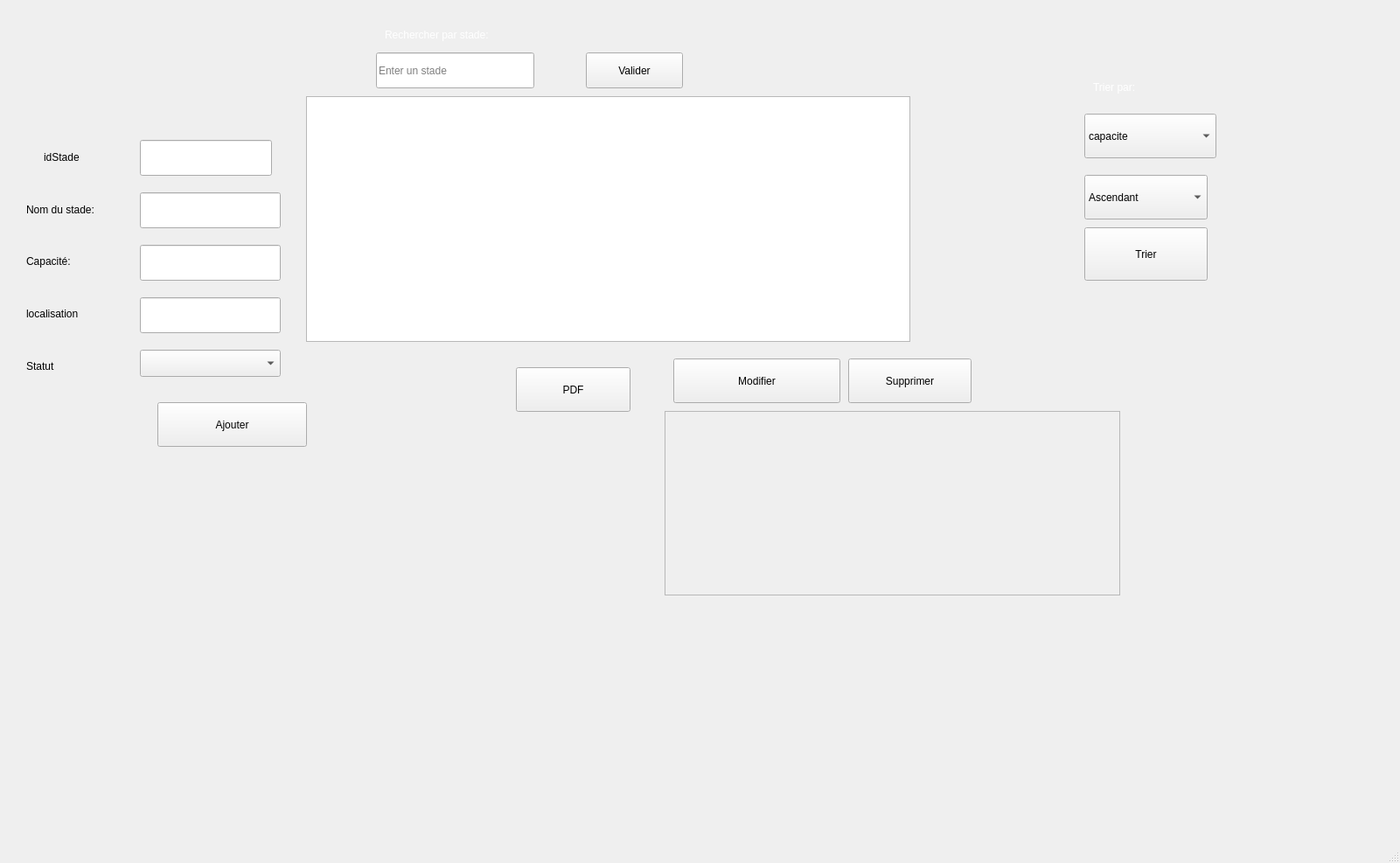
<?xml version="1.0" encoding="UTF-8"?>
<ui version="4.0">
 <class>StadeWindow</class>
 <widget class="QMainWindow" name="StadeWindow">
  <property name="geometry">
   <rect>
    <x>0</x>
    <y>0</y>
    <width>1601</width>
    <height>987</height>
   </rect>
  </property>
  <property name="windowTitle">
   <string>MainWindow</string>
  </property>
  <property name="styleSheet">
   <string notr="true">background-image: url(:/images/images/ucl.jpg);</string>
  </property>
  <widget class="QWidget" name="centralwidget">
   <widget class="QStackedWidget" name="stackedWidget">
    <property name="geometry">
     <rect>
      <x>20</x>
      <y>20</y>
      <width>1421</width>
      <height>681</height>
     </rect>
    </property>
    <property name="currentIndex">
     <number>0</number>
    </property>
    <widget class="QWidget" name="page">
     <widget class="QLabel" name="label_2">
      <property name="geometry">
       <rect>
        <x>10</x>
        <y>210</y>
        <width>111</width>
        <height>20</height>
       </rect>
      </property>
      <property name="text">
       <string>Nom du stade:</string>
      </property>
     </widget>
     <widget class="QLabel" name="label_4">
      <property name="geometry">
       <rect>
        <x>10</x>
        <y>330</y>
        <width>101</width>
        <height>17</height>
       </rect>
      </property>
      <property name="text">
       <string>localisation</string>
      </property>
     </widget>
     <widget class="QLabel" name="label_6">
      <property name="geometry">
       <rect>
        <x>10</x>
        <y>270</y>
        <width>71</width>
        <height>17</height>
       </rect>
      </property>
      <property name="text">
       <string>Capacité:</string>
      </property>
     </widget>
     <widget class="QLineEdit" name="lineEdit_nomStade">
      <property name="geometry">
       <rect>
        <x>140</x>
        <y>200</y>
        <width>161</width>
        <height>41</height>
       </rect>
      </property>
     </widget>
     <widget class="QLineEdit" name="lineEdit_localisation">
      <property name="geometry">
       <rect>
        <x>140</x>
        <y>320</y>
        <width>161</width>
        <height>41</height>
       </rect>
      </property>
     </widget>
     <widget class="QLineEdit" name="lineEdit_capacite">
      <property name="geometry">
       <rect>
        <x>140</x>
        <y>260</y>
        <width>161</width>
        <height>41</height>
       </rect>
      </property>
     </widget>
     <widget class="QPushButton" name="add_button">
      <property name="geometry">
       <rect>
        <x>160</x>
        <y>440</y>
        <width>171</width>
        <height>51</height>
       </rect>
      </property>
      <property name="styleSheet">
       <string notr="true"/>
      </property>
      <property name="text">
       <string>Ajouter</string>
      </property>
     </widget>
     <widget class="QPushButton" name="modifStadeButton">
      <property name="geometry">
       <rect>
        <x>750</x>
        <y>390</y>
        <width>191</width>
        <height>51</height>
       </rect>
      </property>
      <property name="text">
       <string>Modifier</string>
      </property>
     </widget>
     <widget class="QPushButton" name="DeleteStadeButton">
      <property name="geometry">
       <rect>
        <x>950</x>
        <y>390</y>
        <width>141</width>
        <height>51</height>
       </rect>
      </property>
      <property name="text">
       <string>Supprimer</string>
      </property>
     </widget>
     <widget class="QPushButton" name="pushButton_4">
      <property name="geometry">
       <rect>
        <x>650</x>
        <y>40</y>
        <width>111</width>
        <height>41</height>
       </rect>
      </property>
      <property name="text">
       <string>Valider</string>
      </property>
     </widget>
     <widget class="QComboBox" name="comboBoxsortchamp">
      <property name="geometry">
       <rect>
        <x>1220</x>
        <y>110</y>
        <width>151</width>
        <height>51</height>
       </rect>
      </property>
      <item>
       <property name="text">
        <string>capacite</string>
       </property>
      </item>
     </widget>
     <widget class="QLineEdit" name="lineEdit_6">
      <property name="geometry">
       <rect>
        <x>410</x>
        <y>40</y>
        <width>181</width>
        <height>41</height>
       </rect>
      </property>
      <property name="placeholderText">
       <string>Enter un stade</string>
      </property>
     </widget>
     <widget class="QLabel" name="label_7">
      <property name="geometry">
       <rect>
        <x>420</x>
        <y>10</y>
        <width>161</width>
        <height>20</height>
       </rect>
      </property>
      <property name="styleSheet">
       <string notr="true">color:white;</string>
      </property>
      <property name="text">
       <string>Rechercher par stade:</string>
      </property>
     </widget>
     <widget class="QLabel" name="label_8">
      <property name="geometry">
       <rect>
        <x>1230</x>
        <y>70</y>
        <width>63</width>
        <height>20</height>
       </rect>
      </property>
      <property name="styleSheet">
       <string notr="true">color:white;
</string>
      </property>
      <property name="text">
       <string>Trier par:</string>
      </property>
     </widget>
     <widget class="QTableView" name="tableViewStade">
      <property name="geometry">
       <rect>
        <x>330</x>
        <y>90</y>
        <width>691</width>
        <height>281</height>
       </rect>
      </property>
     </widget>
     <widget class="QLabel" name="label">
      <property name="geometry">
       <rect>
        <x>30</x>
        <y>150</y>
        <width>63</width>
        <height>20</height>
       </rect>
      </property>
      <property name="text">
       <string>idStade</string>
      </property>
     </widget>
     <widget class="QLineEdit" name="idStade">
      <property name="geometry">
       <rect>
        <x>140</x>
        <y>140</y>
        <width>151</width>
        <height>41</height>
       </rect>
      </property>
     </widget>
     <widget class="QComboBox" name="comboBox_order">
      <property name="geometry">
       <rect>
        <x>1220</x>
        <y>180</y>
        <width>141</width>
        <height>51</height>
       </rect>
      </property>
      <item>
       <property name="text">
        <string>Ascendant</string>
       </property>
      </item>
      <item>
       <property name="text">
        <string>Descendant</string>
       </property>
      </item>
     </widget>
     <widget class="QPushButton" name="trier_Button">
      <property name="geometry">
       <rect>
        <x>1220</x>
        <y>240</y>
        <width>141</width>
        <height>61</height>
       </rect>
      </property>
      <property name="text">
       <string>Trier</string>
      </property>
     </widget>
     <widget class="QComboBox" name="comboBox_statut">
      <property name="geometry">
       <rect>
        <x>140</x>
        <y>380</y>
        <width>161</width>
        <height>31</height>
       </rect>
      </property>
     </widget>
     <widget class="QLabel" name="label_5">
      <property name="geometry">
       <rect>
        <x>10</x>
        <y>390</y>
        <width>101</width>
        <height>17</height>
       </rect>
      </property>
      <property name="text">
       <string>Statut</string>
      </property>
     </widget>
     <widget class="QPushButton" name="pushButton">
      <property name="geometry">
       <rect>
        <x>570</x>
        <y>400</y>
        <width>131</width>
        <height>51</height>
       </rect>
      </property>
      <property name="text">
       <string>PDF</string>
      </property>
     </widget>
     <widget class="QFrame" name="frame">
      <property name="geometry">
       <rect>
        <x>740</x>
        <y>450</y>
        <width>521</width>
        <height>211</height>
       </rect>
      </property>
      <property name="frameShape">
       <enum>QFrame::Shape::StyledPanel</enum>
      </property>
      <property name="frameShadow">
       <enum>QFrame::Shadow::Raised</enum>
      </property>
     </widget>
    </widget>
    <widget class="QWidget" name="page_2"/>
   </widget>
  </widget>
  <widget class="QMenuBar" name="menubar">
   <property name="geometry">
    <rect>
     <x>0</x>
     <y>0</y>
     <width>1601</width>
     <height>25</height>
    </rect>
   </property>
  </widget>
  <widget class="QStatusBar" name="statusbar"/>
 </widget>
 <resources/>
 <connections/>
</ui>
